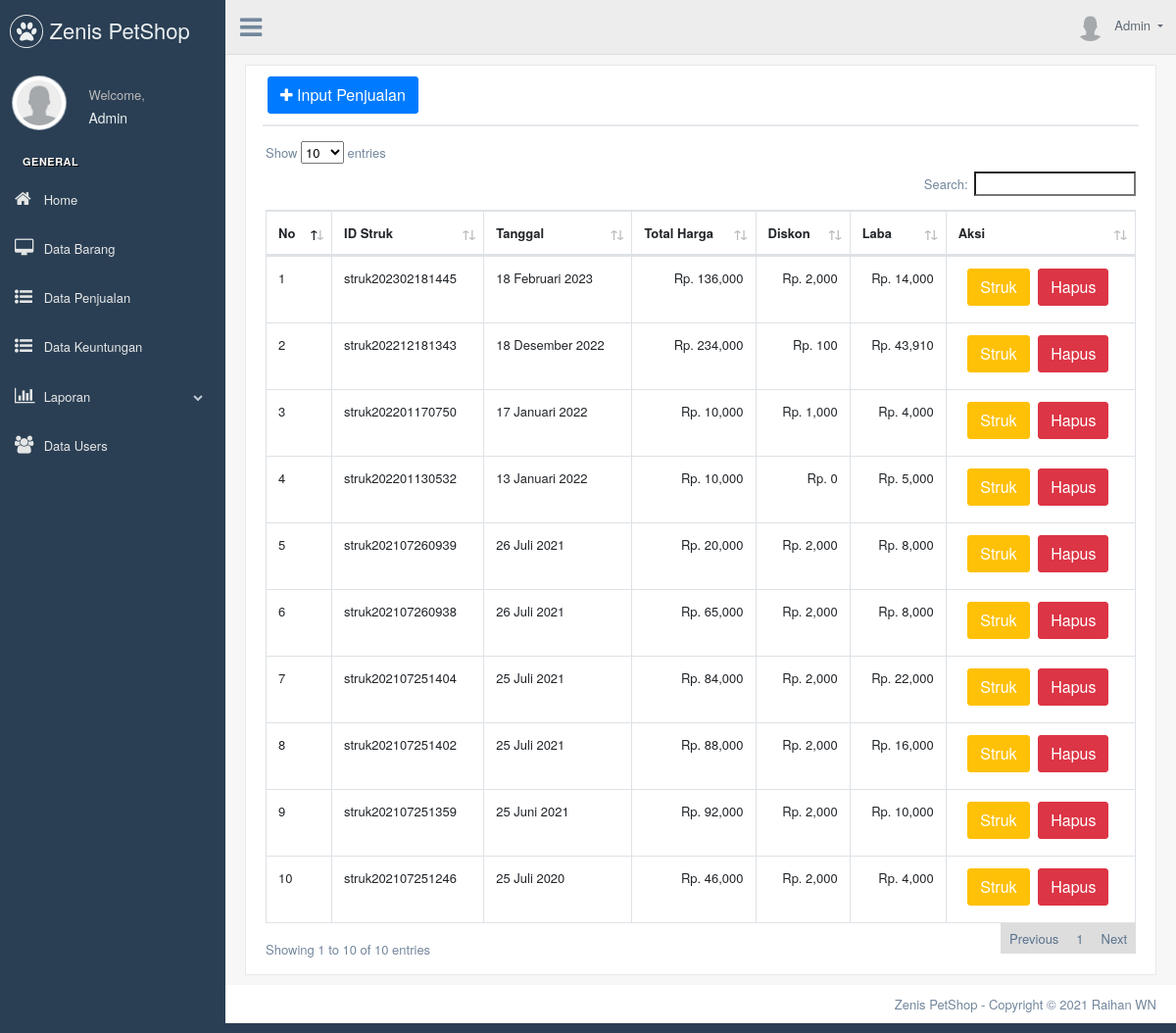
The page /index.php?menu=data_penjualan (signed in) on the database its author committed.
### tables this page shows
CREATE TABLE `users` (
  `id` int(4) NOT NULL,
  `username` varchar(20) NOT NULL,
  `password` varchar(255) NOT NULL,
  `title` varchar(20) NOT NULL,
  `img` varchar(50) DEFAULT NULL
);

CREATE TABLE `struk` (
  `id_struk` varchar(50) NOT NULL,
  `tgl` datetime NOT NULL,
  `total_harga` int(11) NOT NULL,
  `diskon` int(11) NOT NULL,
  `tunai` int(11) NOT NULL,
  `kembalian` int(11) NOT NULL,
  `laba` int(11) NOT NULL,
  `laba_real` int(11) NOT NULL
);

### helpers/tanggal.php (called while the page is built)
<?php
function tanggal($date){
    $BulanIndo = array("Januari", "Februari", "Maret", "April", "Mei", "Juni", "Juli", "Agustus", "September", "Oktober", "November", "Desember");
    $tahun = substr($date, 0, 4);
    $bulan = substr($date, 5, 2);
    $tgl   = substr($date, 8, 2);
    $result = $tgl . " " . $BulanIndo[(int)$bulan-1] . " ". $tahun;
    return($result);
}

### views/data_penjualan.php (the view, shortened to what this page needs)
<div class="x_panel">
  <div class="x_title">
    <a class="btn btn-primary" href="?menu=input_penjualan&id=1"><i class="fa fa-plus"></i> Input Penjualan</a>
  </div>
  <div class="x_content">
    <div class="row">
      <div class="col-sm-12">
        <div class="card-box table-responsive">
          <table id="datatable-responsive" class="table table-bordered dt-responsive nowrap" cellspacing="0" width="100%">
            <thead>
              <tr>
                <th>No</th>
                <th>ID Struk</th>
                <th>Tanggal</th>
                <th>Total Harga</th>
                <th>Diskon</th>
                <th>Laba</th>
                <th>Aksi</th>
              </tr>
            </thead>
            <tbody>
              <?php
              $no1 = 1;
              $query1 = mysqli_query($koneksi, "SELECT * FROM struk
                GROUP BY id_struk DESC");
              while ($col1 = mysqli_fetch_array($query1)) {
              ?>
                <tr>
                  <td><?php echo $no1; ?></td>
                  <td><?php echo $col1['id_struk'] ?></td>
                  <td><?php echo tanggal($col1['tgl']) ?></td>
                  <td class="text-right">Rp. <?php echo number_format($col1['total_harga']) ?></td>
                  <td class="text-right">Rp. <?php echo number_format($col1['diskon']) ?></td>
                  <td class="text-right">Rp. <?php echo number_format($col1['laba']) ?></td>
                  <td class="text-center">
                    <a href="?menu=struk2&id=<?= $col1['id_struk'] ?>" class="btn btn-warning">
                      Struk
                    </a>
                    <a href="?menu=hapus_penjualan&id=<?php echo $col1['id_struk']; ?>" class="btn btn-danger" title='Hapus Data ini' onclick="return confirm('Anda yakin ingin menghapus data ini?')">
                      Hapus
                    </a>
                  </td>
                </tr>
              <?php $no1++;
              } ?>
            </tbody>
          </table>
        </div>
      </div>
    </div>
  </div>
</div>

### index.php (shortened to what this page needs)
<?php
if (!isset($_SESSION['user'])) {
  header('location:login.php');
} else {
  $username = $_SESSION['user'];
}
$koneksi = mysqli_connect("localhost", "root", "", "stok");
$qe1 = mysqli_query($koneksi, "SELECT * FROM users WHERE username='$username'");
$qe2 = mysqli_fetch_array($qe1);
?>
<!DOCTYPE html>
<html lang="en">
<head>
  <link href="vendors/bootstrap/dist/css/bootstrap.min.css" rel="stylesheet">
  <link href="vendors/font-awesome/css/font-awesome.min.css" rel="stylesheet">
  <link href="vendors/datatables/datatables.min.css" rel="stylesheet">
  <link href="build/css/custom.min.css" rel="stylesheet">
</head>
<body class="nav-md">
  <div class="container body">
    <div class="main_container">
      <div class="col-md-3 left_col menu_fixed">
        <div class="left_col scroll-view">
          <div class="navbar nav_title" style="border: 0;">
            <a href="index.html" class="site_title"><i class="fa fa-paw"></i> <span>Zenis PetShop</span></a>
          </div>
          <div class="profile clearfix">
            <div class="profile_pic">
              <img src="img/<?= $qe2['img'] ?>" class="img-circle profile_img">
            </div>
            <div class="profile_info">
              <span>Welcome,</span>
              <h2><?= $qe2['title'] ?></h2>
            </div>
          </div>
          <br />
          <div id="sidebar-menu" class="main_menu_side hidden-print main_menu">
            <div class="menu_section">
              <h3>General</h3>
              <ul class="nav side-menu">
                <li>
                  <a href="?menu=home"><i class="fa fa-home"></i> Home</a>
                </li>
                <li><a href="?menu=data_barang"><i class="fa fa-desktop"></i> Data Barang </a></li>
                <li><a href="?menu=data_penjualan"><i class="fa fa-list-ul"></i> Data Penjualan </a></li>
                <li><a href="?menu=data_keuntungan"><i class="fa fa-list-ul"></i> Data Keuntungan</a></li>
                <li><a><i class="fa fa-bar-chart"></i> Laporan <span class="fa fa-chevron-down"></span></a>
                </li>
                <li><a href="?menu=data_users"><i class="fa fa-users"></i> Data Users </a></li>
              </ul>
            </div>
          </div>
        </div>
      </div>
      <div class="top_nav">
        <div class="nav_menu">
          <div class="nav navbar-nav toggle">
            <a id="menu_toggle"><i class="fa fa-bars"></i></a>
          </div>
          <nav class="nav navbar-nav">
            <ul class=" navbar-right">
              <li class="nav-item dropdown open" style="padding-left: 15px;">
                <a href="javascript:;" class="user-profile dropdown-toggle" aria-haspopup="true" id="navbarDropdown" data-toggle="dropdown" aria-expanded="false">
                  <img src="img/<?= $qe2['img'] ?>" alt=""><?= $qe2['title'] ?>
                </a>
              </li>
            </ul>
          </nav>
        </div>
      </div>
      <div class="right_col" role="main">
        <div class="">
          <div class="row">
            <div class="col-md-12 col-sm-12  ">
              <?php include "helpers/tanggal.php";
              if (isset($_GET["menu"])) {
                include_once('views/' . $_GET["menu"] . ".php");
              } else {
                include "views/home.php";
              }
              ?>
            </div>
          </div>
        </div>
      </div>
      <footer>
        <div class="pull-right">
          Zenis PetShop - Copyright © 2021 Raihan WN
        </div>
        <div class="clearfix"></div>
      </footer>
    </div>
  </div>
</body>
</html>

### rows shown on the page
users: img (placeholder picture), title "Admin"
struk: id_struk "struk202302181445", tgl "18 Februari 2023", total_harga "136,000", diskon "2,000", laba "14,000"
struk: id_struk "struk202212181343", tgl "18 Desember 2022", total_harga "234,000", diskon "100", laba "43,910"
struk: id_struk "struk202201170750", tgl "17 Januari 2022", total_harga "10,000", diskon "1,000", laba "4,000"
struk: id_struk "struk202201130532", tgl "13 Januari 2022", total_harga "10,000", diskon "0", laba "5,000"
struk: id_struk "struk202107260939", tgl "26 Juli 2021", total_harga "20,000", diskon "2,000", laba "8,000"
struk: id_struk "struk202107260938", tgl "26 Juli 2021", total_harga "65,000", diskon "2,000", laba "8,000"
struk: id_struk "struk202107251404", tgl "25 Juli 2021", total_harga "84,000", diskon "2,000", laba "22,000"
struk: id_struk "struk202107251402", tgl "25 Juli 2021", total_harga "88,000", diskon "2,000", laba "16,000"
struk: id_struk "struk202107251359", tgl "25 Juni 2021", total_harga "92,000", diskon "2,000", laba "10,000"
struk: id_struk "struk202107251246", tgl "25 Juli 2020", total_harga "46,000", diskon "2,000", laba "4,000"
